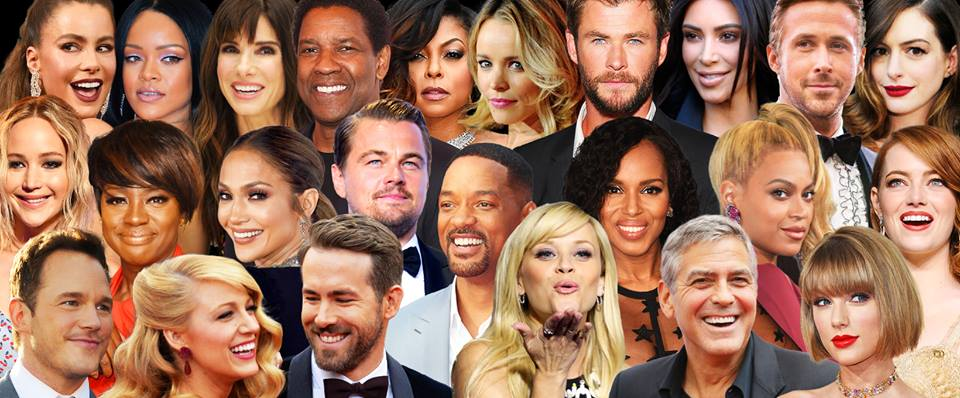
#> input picture Images/people-02.jpg, 960 x 398 px
$ jupyter execute DetectorNotebook.ipynb
#> lines starting #> are read from the running program, lines starting #| are printed output that depends on the picture; after the words box and inside, x2 and y2 are one past the last pixel; in counts of white or black regions, pixels touching at a corner belong together
[cell 1]
import numpy as np
import matplotlib.pyplot as plt
import cv2

frontal_face_cascade = cv2.CascadeClassifier('Classifiers/haarcascade_frontalface_default.xml')
profile_face_cascade = cv2.CascadeClassifier('Classifiers/haarcascade_profileface.xml')

img = cv2.imread('Images/people-02.jpg')
#> img is the input picture: shape (398, 960, 3); mean B, G, R 92.3, 115.3, 158.6
gray = cv2.cvtColor(img, cv2.COLOR_BGR2GRAY)
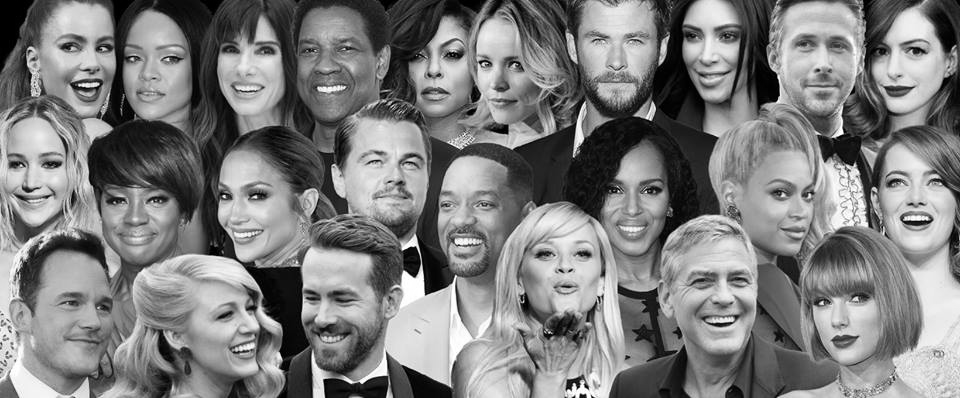
#> gray: shape (398, 960); min 0, max 255, mean 125.6

faces = frontal_face_cascade.detectMultiScale(gray, 1.3, 5)
#> faces = 23 rows, first 6: [670, 8, 79, 79], [457, 31, 82, 82], [597, 162, 75, 75], [201, 160, 90, 90], [96, 168, 80, 80], [573, 7, 89, 89]

for (x,y,w,h) in faces:
    img = cv2.rectangle(img,(x,y),(x+w,y+h),(255,0,0),2)
    roi_gray = gray[y:y+h, x:x+w]
    roi_color = img[y:y+h, x:x+w]
#> this loop made 23 passes
#> (x, y, w, h) on passes 1 to 12: (670, 8, 79, 79), (457, 31, 82, 82), (597, 162, 75, 75), (201, 160, 90, 90), (96, 168, 80, 80), (573, 7, 89, 89), (36, 8, 98, 98), (283, 14, 92, 92), (107, 20, 96, 96), (342, 121, 102, 102), (874, 152, 81, 81), (419, 163, 98, 98)
#> pass 1, `roi_gray = gray[y:y+h, x:x+w]`:
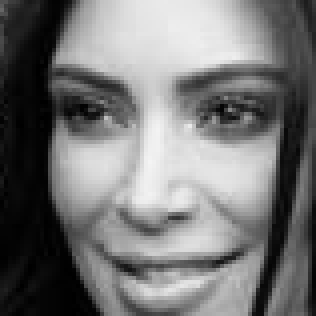
#> roi_gray: shape (79, 79) (shown 4 times larger); min 0, max 244, mean 117.5
#> pass 1, `roi_color = img[y:y+h, x:x+w]`:
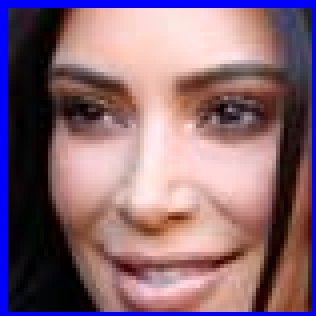
#> roi_color: shape (79, 79, 3) (shown 4 times larger); mean B, G, R 117.4, 103.3, 134.7
#> pass 2, `img = cv2.rectangle(img,(x,y),(x+w,y+h),(255,0,0),2)`:
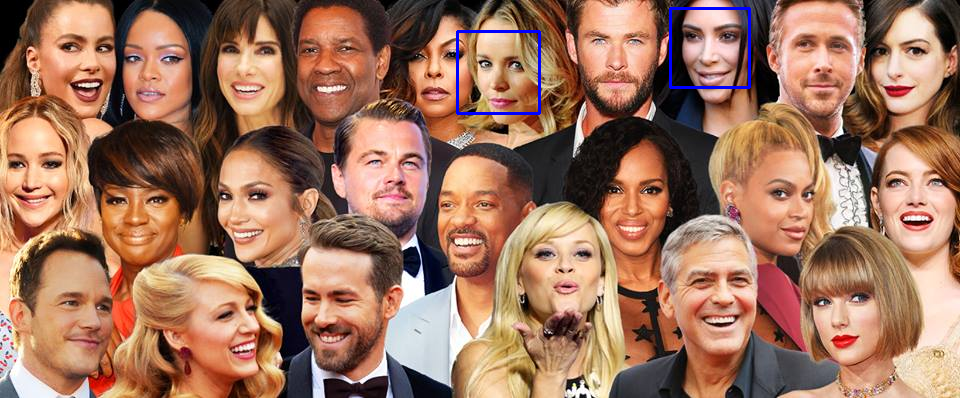
#> img: shape (398, 960, 3); mean B, G, R 93.3, 114.8, 158
#> after the loop:
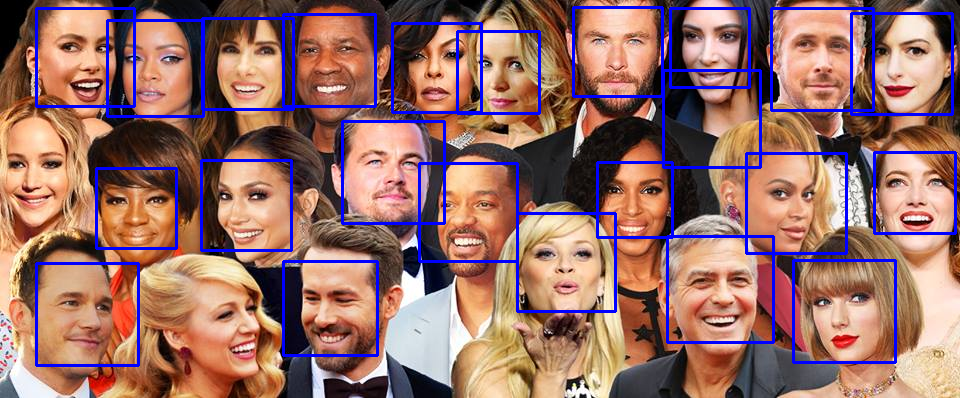
#> img: shape (398, 960, 3); 6.04% of pixels changed, all inside (x1, y1, x2, y2) = (35, 6, 957, 367)

faces = profile_face_cascade.detectMultiScale(gray, 1.3, 5)
#> faces = [[115, 12, 108, 108], [862, 11, 97, 97], [202, 142, 119, 119], [417, 146, 131, 131], [284, 244, 125, 125]]

for (x,y,w,h) in faces:
    img = cv2.rectangle(img,(x,y),(x+w,y+h),(255,0,0),2)
    roi_gray = gray[y:y+h, x:x+w]
    roi_color = img[y:y+h, x:x+w]
#> this loop made 5 passes
#> pass 1, `img = cv2.rectangle(img,(x,y),(x+w,y+h),(255,0,0),2)`:
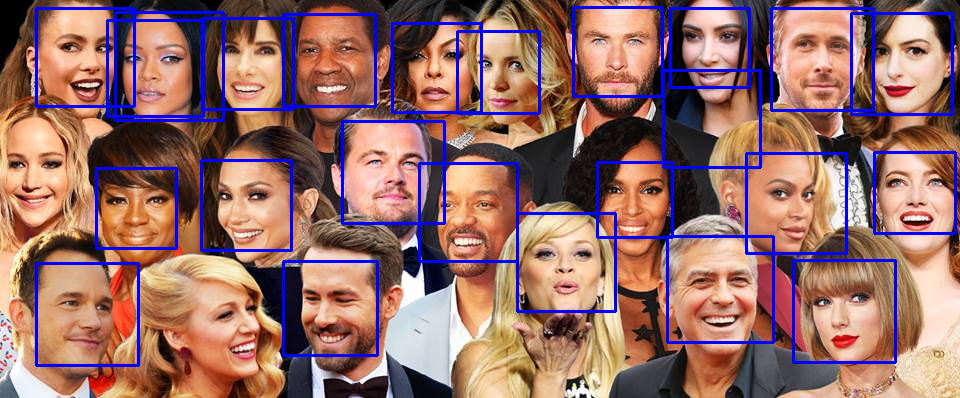
#> img: shape (398, 960, 3); 0.32% of pixels changed, all inside (x1, y1, x2, y2) = (114, 11, 225, 122)
#> pass 1, `roi_gray = gray[y:y+h, x:x+w]`:
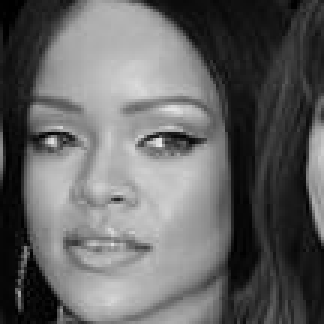
#> roi_gray: shape (108, 108) (shown 3 times larger); min 0, max 236, mean 99.9
#> pass 1, `roi_color = img[y:y+h, x:x+w]`:
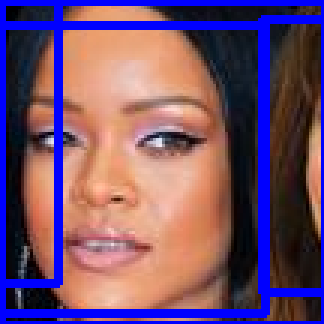
#> roi_color: shape (108, 108, 3) (shown 3 times larger); mean B, G, R 108.6, 78.9, 113.7
#> pass 2, `img = cv2.rectangle(img,(x,y),(x+w,y+h),(255,0,0),2)`:
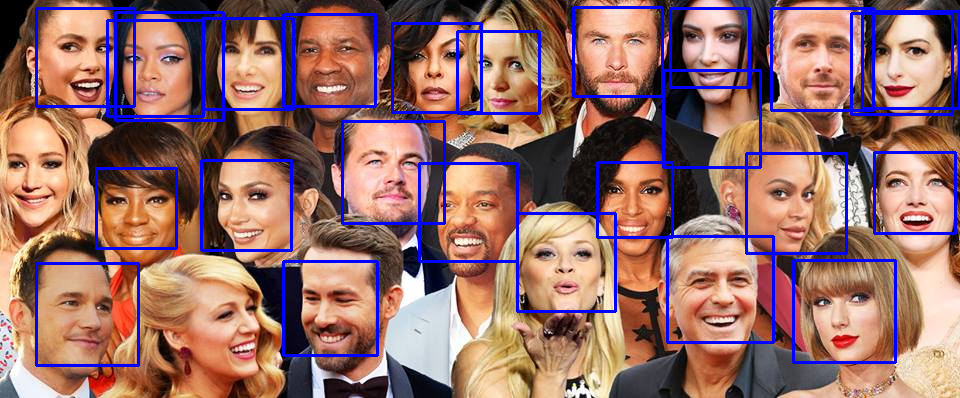
#> img: shape (398, 960, 3); 0.24% of pixels changed, all inside (x1, y1, x2, y2) = (861, 10, 960, 110)
#> after the loop:
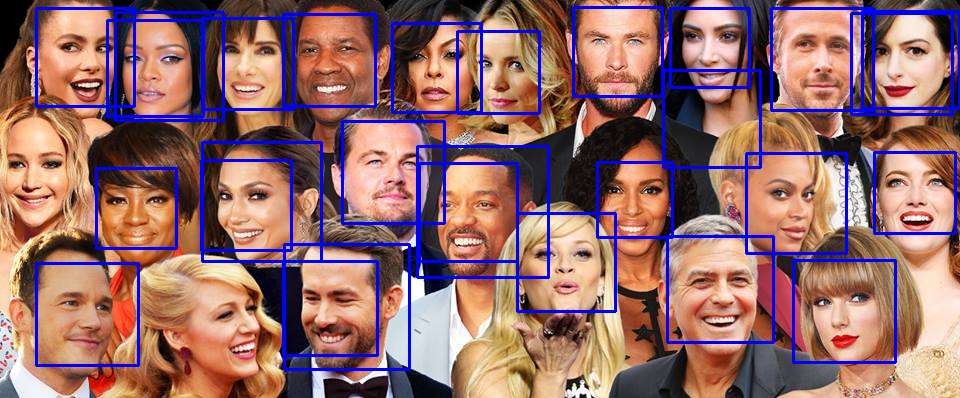
#> img: shape (398, 960, 3); 1% of pixels changed, all inside (x1, y1, x2, y2) = (201, 141, 550, 371)

plt.figure()
plt.imshow(img)
plt.show()

$ run again, with Images/people-01.jpg copied over Images/people-02.jpg
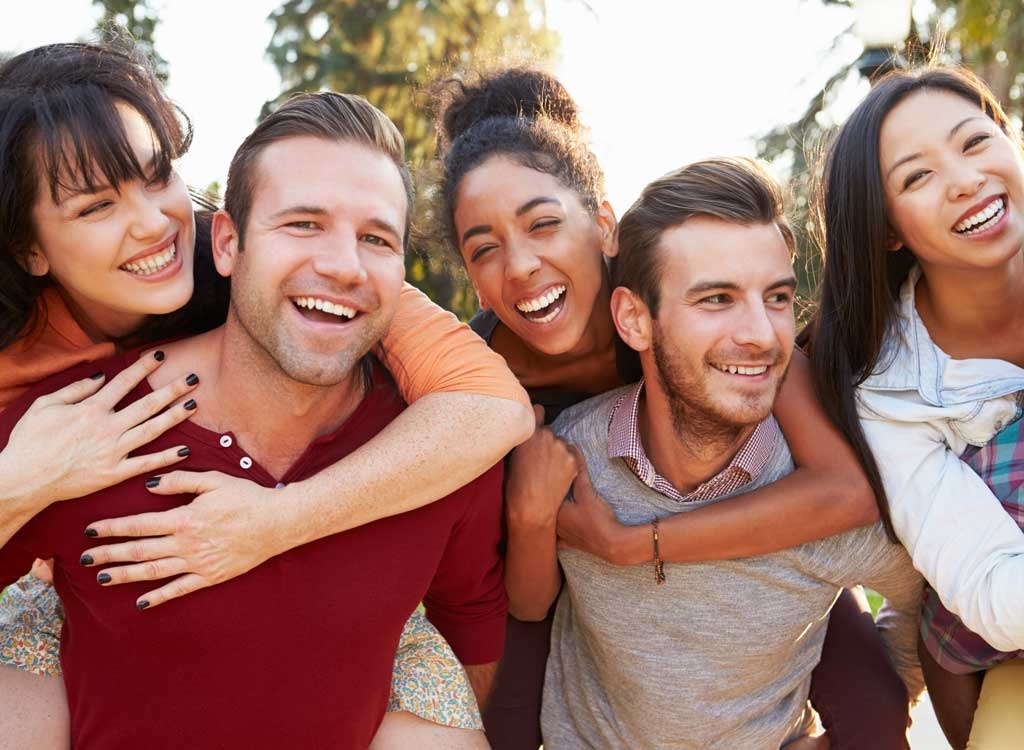
#> input picture Images/people-01.jpg, 1024 x 750 px
#> img is the input picture: shape (750, 1024, 3); mean B, G, R 109.6, 119.9, 159.2
#> `gray = cv2.cvtColor(img, cv2.COLOR_BGR2GRAY)`:
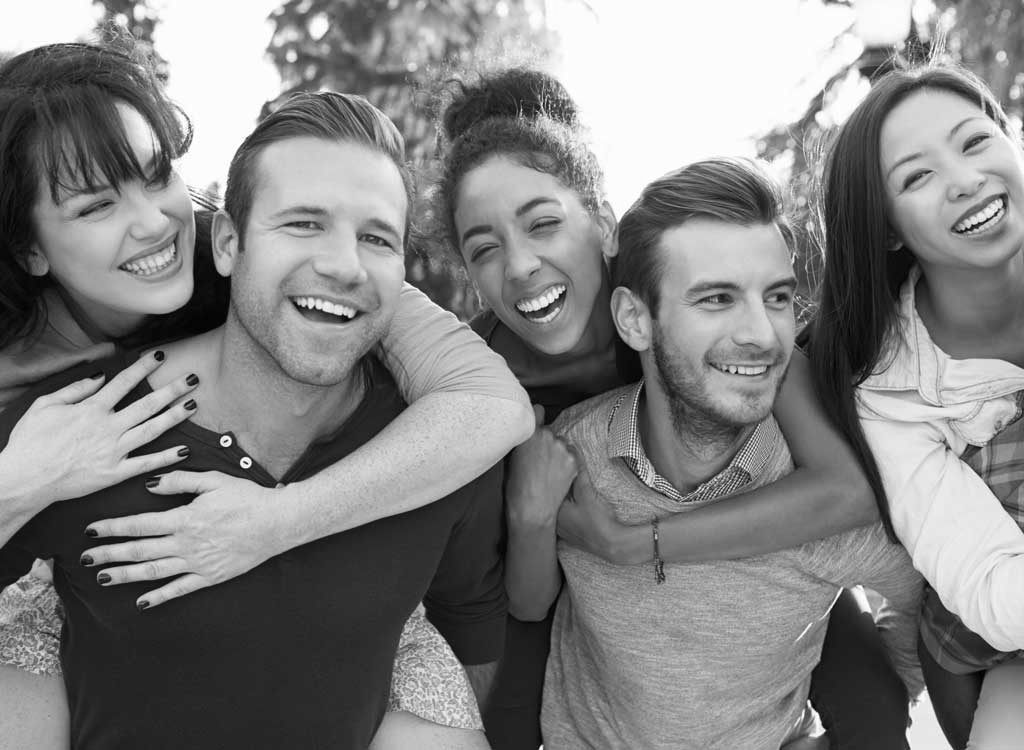
#> gray: shape (750, 1024); min 0, max 255, mean 130.5
#> `faces = frontal_face_cascade.detectMultiScale(gray, 1.3, 5)`: faces = [[611, 295, 50, 50], [233, 151, 207, 207], [649, 230, 178, 178]]
#> the loop `for (x,y,w,h) in faces:` made 3 passes
#> after the loop `for (x,y,w,h) in faces:`:
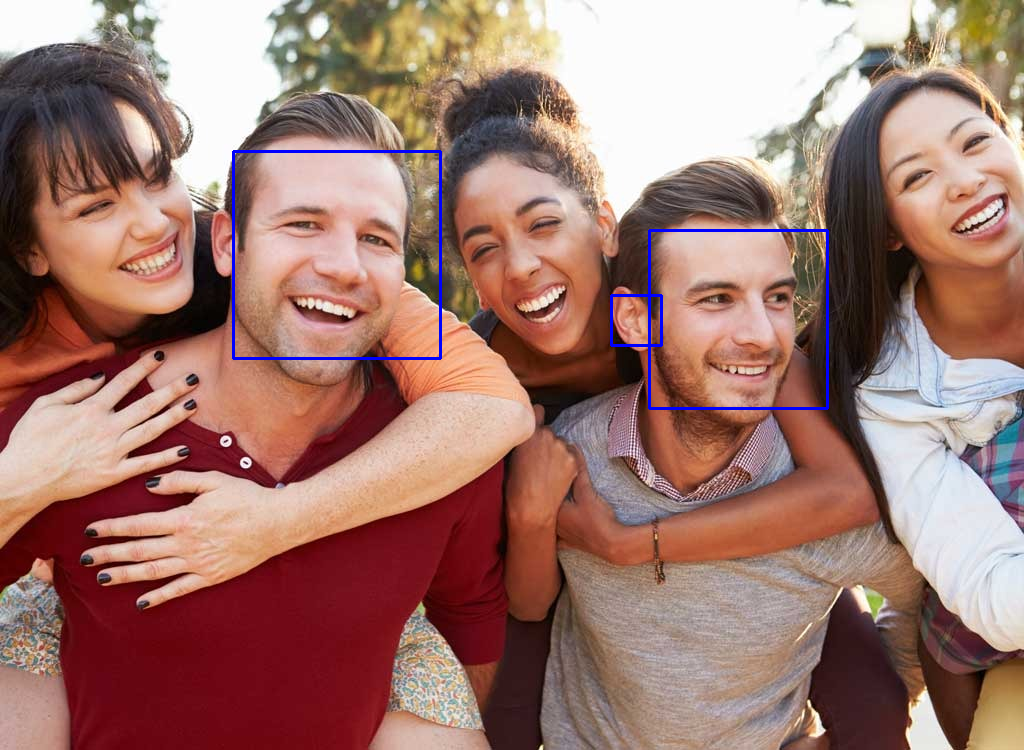
#> img: shape (750, 1024, 3); mean B, G, R 110.7, 119.2, 158.2
#> `faces = profile_face_cascade.detectMultiScale(gray, 1.3, 5)`: faces = ()
